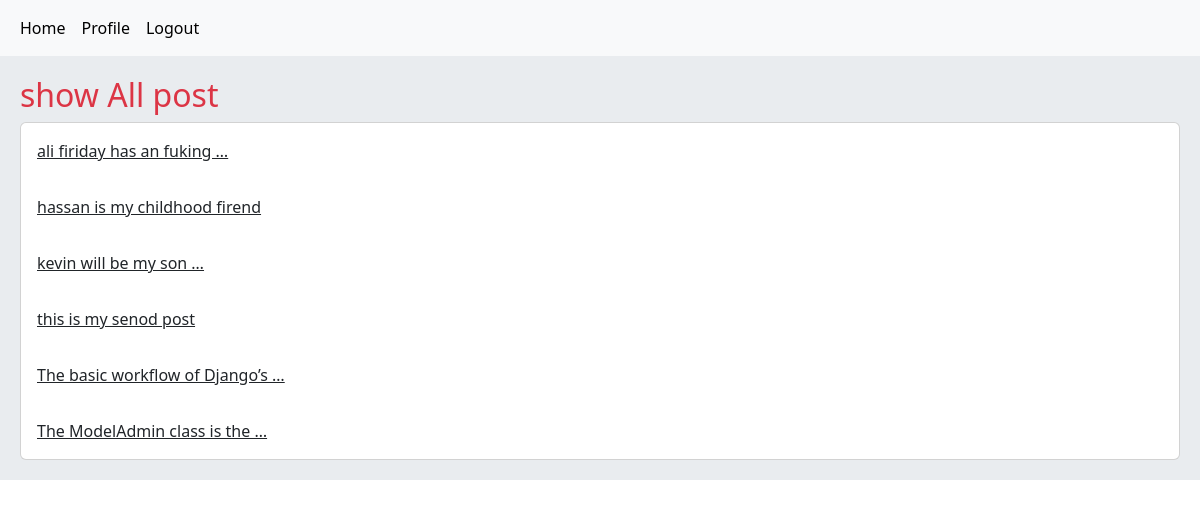
The app's page / (signed in) with its own data.
### home/models.py (models this page shows, shortened)
class Post(models.Model):
    user = models.ForeignKey(User, on_delete=models.CASCADE)
    title = models.CharField(max_length=200)
    body = models.TextField()
    slug = models.SlugField(unique=True)
    created = models.DateTimeField(auto_now_add=True)
    updated = models.DateTimeField(auto_now=True)
    def get_absolute_url(self):
        return reverse('home:post_detail', kwargs={'pk': self.pk, 'slug': self.slug})

### home/views.py (the view)
# urls.py: path('', views.HomeView.as_view(), name='home'),
class HomeView(View):
    def get(self, request):
        posts = Post.objects.all()
        return render(request, 'home/index.html', {'posts': posts})

### home/templates/home/index.html (shortened to what this page needs)
{% extends 'master.html' %}
{% block body %}
    <h2 class="text-danger">show All post</h2>
    <div class="card">
    {% for post in posts %}
        <a href="{{ post.get_absolute_url }}"
           class="card-body">{{ post.body|truncatewords:5 }}</a>
    {% endfor %}
{% endblock %}

### records on screen
Post: body "ali firiday has an fuking …"
Post: body "hassan is my childhood firend"
Post: body "kevin will be my son …"
Post: body "this is my senod post"
Post: body "The basic workflow of Django’s …"
Post: body "The ModelAdmin class is the …"
